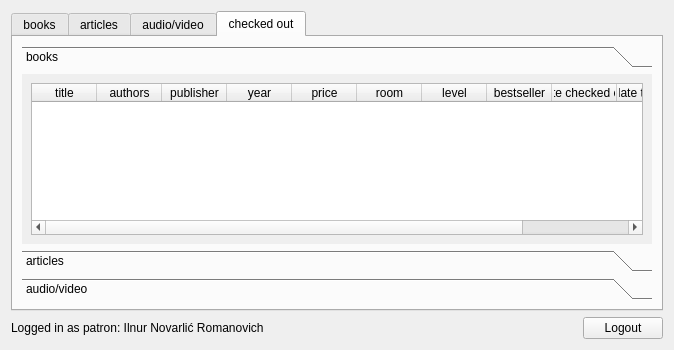
<?xml version="1.0" encoding="UTF-8"?>
<ui version="4.0">
 <class>Patron</class>
 <widget class="QWidget" name="Patron">
  <property name="geometry">
   <rect>
    <x>0</x>
    <y>0</y>
    <width>674</width>
    <height>350</height>
   </rect>
  </property>
  <property name="windowTitle">
   <string>Patron</string>
  </property>
  <layout class="QVBoxLayout" name="verticalLayout">
   <item>
    <widget class="QTabWidget" name="tabWidget">
     <property name="currentIndex">
      <number>3</number>
     </property>
     <widget class="QWidget" name="tab_books">
      <attribute name="title">
       <string>books</string>
      </attribute>
      <layout class="QVBoxLayout" name="verticalLayout_12">
       <item>
        <layout class="QHBoxLayout" name="horizontalLayout_4">
         <item>
          <layout class="QHBoxLayout" name="horizontalLayout">
           <item>
            <layout class="QVBoxLayout" name="verticalLayout_3">
             <item>
              <widget class="QLabel" name="label_16">
               <property name="text">
                <string>author:</string>
               </property>
              </widget>
             </item>
             <item>
              <widget class="QLabel" name="label_12">
               <property name="text">
                <string>keyword:</string>
               </property>
              </widget>
             </item>
             <item>
              <widget class="QLabel" name="label_18">
               <property name="text">
                <string>year:</string>
               </property>
               <property name="alignment">
                <set>Qt::AlignRight|Qt::AlignTrailing|Qt::AlignVCenter</set>
               </property>
              </widget>
             </item>
            </layout>
           </item>
           <item>
            <layout class="QVBoxLayout" name="verticalLayout_4">
             <item>
              <widget class="QLineEdit" name="line_authors_books">
               <property name="sizePolicy">
                <sizepolicy hsizetype="Minimum" vsizetype="Fixed">
                 <horstretch>0</horstretch>
                 <verstretch>0</verstretch>
                </sizepolicy>
               </property>
               <property name="minimumSize">
                <size>
                 <width>236</width>
                 <height>0</height>
                </size>
               </property>
              </widget>
             </item>
             <item>
              <widget class="QLineEdit" name="line_keywords_books">
               <property name="minimumSize">
                <size>
                 <width>236</width>
                 <height>0</height>
                </size>
               </property>
              </widget>
             </item>
             <item>
              <layout class="QHBoxLayout" name="horizontalLayout_2">
               <property name="spacing">
                <number>3</number>
               </property>
               <item>
                <widget class="QLineEdit" name="line_year_books">
                 <property name="sizePolicy">
                  <sizepolicy hsizetype="Fixed" vsizetype="Fixed">
                   <horstretch>0</horstretch>
                   <verstretch>0</verstretch>
                  </sizepolicy>
                 </property>
                 <property name="minimumSize">
                  <size>
                   <width>50</width>
                   <height>0</height>
                  </size>
                 </property>
                 <property name="maximumSize">
                  <size>
                   <width>50</width>
                   <height>16777215</height>
                  </size>
                 </property>
                 <property name="inputMask">
                  <string/>
                 </property>
                 <property name="text">
                  <string/>
                 </property>
                 <property name="maxLength">
                  <number>4</number>
                 </property>
                </widget>
               </item>
               <item>
                <spacer name="horizontalSpacer_2">
                 <property name="orientation">
                  <enum>Qt::Horizontal</enum>
                 </property>
                 <property name="sizeType">
                  <enum>QSizePolicy::Expanding</enum>
                 </property>
                 <property name="sizeHint" stdset="0">
                  <size>
                   <width>1</width>
                   <height>20</height>
                  </size>
                 </property>
                </spacer>
               </item>
               <item>
                <layout class="QHBoxLayout" name="horizontalLayout_11">
                 <item>
                  <widget class="QCheckBox" name="checkbox_bestseller_books">
                   <property name="text">
                    <string>bestseller</string>
                   </property>
                  </widget>
                 </item>
                 <item>
                  <widget class="QCheckBox" name="checkbox_available_books">
                   <property name="text">
                    <string>available</string>
                   </property>
                  </widget>
                 </item>
                </layout>
               </item>
              </layout>
             </item>
            </layout>
           </item>
          </layout>
         </item>
         <item>
          <layout class="QVBoxLayout" name="verticalLayout_2">
           <item>
            <layout class="QFormLayout" name="formLayout_5">
             <property name="labelAlignment">
              <set>Qt::AlignRight|Qt::AlignTrailing|Qt::AlignVCenter</set>
             </property>
             <item row="0" column="0">
              <widget class="QLabel" name="label_17">
               <property name="text">
                <string>title</string>
               </property>
               <property name="alignment">
                <set>Qt::AlignRight|Qt::AlignTrailing|Qt::AlignVCenter</set>
               </property>
              </widget>
             </item>
             <item row="0" column="1">
              <widget class="QLineEdit" name="line_title_books"/>
             </item>
             <item row="1" column="0">
              <widget class="QLabel" name="label_14">
               <property name="text">
                <string>publisher:</string>
               </property>
               <property name="alignment">
                <set>Qt::AlignRight|Qt::AlignTrailing|Qt::AlignVCenter</set>
               </property>
              </widget>
             </item>
             <item row="1" column="1">
              <widget class="QLineEdit" name="line_publisher_books"/>
             </item>
            </layout>
           </item>
           <item>
            <layout class="QHBoxLayout" name="horizontalLayout_3">
             <item>
              <spacer name="horizontalSpacer_3">
               <property name="orientation">
                <enum>Qt::Horizontal</enum>
               </property>
               <property name="sizeHint" stdset="0">
                <size>
                 <width>40</width>
                 <height>20</height>
                </size>
               </property>
              </spacer>
             </item>
             <item>
              <widget class="QCheckBox" name="checkbox_criteria_books">
               <property name="text">
                <string>all criteria must be satisfied</string>
               </property>
              </widget>
             </item>
             <item>
              <widget class="QPushButton" name="button_search_books">
               <property name="text">
                <string>search</string>
               </property>
              </widget>
             </item>
            </layout>
           </item>
          </layout>
         </item>
        </layout>
       </item>
       <item>
        <widget class="QTableWidget" name="table_search_books">
         <property name="enabled">
          <bool>true</bool>
         </property>
         <property name="sizePolicy">
          <sizepolicy hsizetype="Expanding" vsizetype="Expanding">
           <horstretch>0</horstretch>
           <verstretch>0</verstretch>
          </sizepolicy>
         </property>
         <property name="autoFillBackground">
          <bool>false</bool>
         </property>
         <property name="sizeAdjustPolicy">
          <enum>QAbstractScrollArea::AdjustIgnored</enum>
         </property>
         <property name="editTriggers">
          <set>QAbstractItemView::NoEditTriggers</set>
         </property>
         <property name="sortingEnabled">
          <bool>true</bool>
         </property>
         <attribute name="horizontalHeaderCascadingSectionResizes">
          <bool>false</bool>
         </attribute>
         <attribute name="horizontalHeaderDefaultSectionSize">
          <number>65</number>
         </attribute>
         <attribute name="horizontalHeaderStretchLastSection">
          <bool>false</bool>
         </attribute>
         <attribute name="verticalHeaderCascadingSectionResizes">
          <bool>false</bool>
         </attribute>
         <attribute name="verticalHeaderStretchLastSection">
          <bool>false</bool>
         </attribute>
         <column>
          <property name="text">
           <string>title</string>
          </property>
         </column>
         <column>
          <property name="text">
           <string>authors</string>
          </property>
         </column>
         <column>
          <property name="text">
           <string>publisher</string>
          </property>
         </column>
         <column>
          <property name="text">
           <string>year</string>
          </property>
         </column>
         <column>
          <property name="text">
           <string>price</string>
          </property>
         </column>
         <column>
          <property name="text">
           <string>room</string>
          </property>
         </column>
         <column>
          <property name="text">
           <string>level</string>
          </property>
         </column>
         <column>
          <property name="text">
           <string>copies</string>
          </property>
         </column>
         <column>
          <property name="text">
           <string>bestseller</string>
          </property>
         </column>
         <column>
          <property name="text">
           <string>check out</string>
          </property>
         </column>
        </widget>
       </item>
      </layout>
     </widget>
     <widget class="QWidget" name="tab_articles">
      <attribute name="title">
       <string>articles</string>
      </attribute>
      <layout class="QVBoxLayout" name="verticalLayout_9">
       <item>
        <layout class="QHBoxLayout" name="horizontalLayout_9">
         <item>
          <layout class="QFormLayout" name="formLayout_2">
           <property name="labelAlignment">
            <set>Qt::AlignRight|Qt::AlignTrailing|Qt::AlignVCenter</set>
           </property>
           <item row="0" column="0">
            <widget class="QLabel" name="label_6">
             <property name="text">
              <string>author:</string>
             </property>
            </widget>
           </item>
           <item row="0" column="1">
            <widget class="QLineEdit" name="line_author_articles">
             <property name="sizePolicy">
              <sizepolicy hsizetype="Minimum" vsizetype="Fixed">
               <horstretch>0</horstretch>
               <verstretch>0</verstretch>
              </sizepolicy>
             </property>
            </widget>
           </item>
           <item row="1" column="0">
            <widget class="QLabel" name="label_10">
             <property name="text">
              <string>keyword:</string>
             </property>
            </widget>
           </item>
           <item row="1" column="1">
            <widget class="QLineEdit" name="line_keywords_articles">
             <property name="sizePolicy">
              <sizepolicy hsizetype="Expanding" vsizetype="Fixed">
               <horstretch>0</horstretch>
               <verstretch>0</verstretch>
              </sizepolicy>
             </property>
            </widget>
           </item>
           <item row="2" column="0">
            <widget class="QLabel" name="label_11">
             <property name="text">
              <string>editors:</string>
             </property>
            </widget>
           </item>
           <item row="2" column="1">
            <widget class="QLineEdit" name="line_editors_articles">
             <property name="sizePolicy">
              <sizepolicy hsizetype="Expanding" vsizetype="Fixed">
               <horstretch>0</horstretch>
               <verstretch>0</verstretch>
              </sizepolicy>
             </property>
            </widget>
           </item>
           <item row="3" column="0">
            <widget class="QLabel" name="label_13">
             <property name="text">
              <string>journal:</string>
             </property>
            </widget>
           </item>
           <item row="3" column="1">
            <widget class="QLineEdit" name="line_journal_articles">
             <property name="sizePolicy">
              <sizepolicy hsizetype="Expanding" vsizetype="Fixed">
               <horstretch>0</horstretch>
               <verstretch>0</verstretch>
              </sizepolicy>
             </property>
            </widget>
           </item>
          </layout>
         </item>
         <item>
          <layout class="QVBoxLayout" name="verticalLayout_8">
           <item>
            <layout class="QHBoxLayout" name="horizontalLayout_7">
             <item>
              <layout class="QVBoxLayout" name="verticalLayout_6">
               <item>
                <widget class="QLabel" name="label_7">
                 <property name="text">
                  <string>title:</string>
                 </property>
                 <property name="alignment">
                  <set>Qt::AlignRight|Qt::AlignTrailing|Qt::AlignVCenter</set>
                 </property>
                </widget>
               </item>
               <item>
                <widget class="QLabel" name="label_8">
                 <property name="text">
                  <string>publisher:</string>
                 </property>
                 <property name="alignment">
                  <set>Qt::AlignRight|Qt::AlignTrailing|Qt::AlignVCenter</set>
                 </property>
                </widget>
               </item>
               <item>
                <widget class="QLabel" name="label_9">
                 <property name="text">
                  <string>year:</string>
                 </property>
                 <property name="alignment">
                  <set>Qt::AlignRight|Qt::AlignTrailing|Qt::AlignVCenter</set>
                 </property>
                </widget>
               </item>
              </layout>
             </item>
             <item>
              <layout class="QVBoxLayout" name="verticalLayout_7">
               <item>
                <widget class="QLineEdit" name="line_title_articles"/>
               </item>
               <item>
                <widget class="QLineEdit" name="line_publisher_articles"/>
               </item>
               <item>
                <layout class="QHBoxLayout" name="horizontalLayout_6">
                 <property name="spacing">
                  <number>3</number>
                 </property>
                 <item>
                  <widget class="QLineEdit" name="line_year_articles">
                   <property name="sizePolicy">
                    <sizepolicy hsizetype="Fixed" vsizetype="Fixed">
                     <horstretch>0</horstretch>
                     <verstretch>0</verstretch>
                    </sizepolicy>
                   </property>
                   <property name="minimumSize">
                    <size>
                     <width>25</width>
                     <height>0</height>
                    </size>
                   </property>
                   <property name="maximumSize">
                    <size>
                     <width>50</width>
                     <height>16777215</height>
                    </size>
                   </property>
                   <property name="inputMask">
                    <string>9999</string>
                   </property>
                   <property name="text">
                    <string/>
                   </property>
                  </widget>
                 </item>
                 <item>
                  <layout class="QHBoxLayout" name="horizontalLayout_10">
                   <item>
                    <widget class="QLabel" name="label_19">
                     <property name="text">
                      <string>month:</string>
                     </property>
                    </widget>
                   </item>
                   <item>
                    <widget class="QComboBox" name="comboBox">
                     <property name="sizePolicy">
                      <sizepolicy hsizetype="Maximum" vsizetype="Fixed">
                       <horstretch>0</horstretch>
                       <verstretch>0</verstretch>
                      </sizepolicy>
                     </property>
                     <property name="layoutDirection">
                      <enum>Qt::LeftToRight</enum>
                     </property>
                     <item>
                      <property name="text">
                       <string/>
                      </property>
                     </item>
                     <item>
                      <property name="text">
                       <string>January</string>
                      </property>
                     </item>
                     <item>
                      <property name="text">
                       <string>February</string>
                      </property>
                     </item>
                     <item>
                      <property name="text">
                       <string>March</string>
                      </property>
                     </item>
                     <item>
                      <property name="text">
                       <string>April</string>
                      </property>
                     </item>
                     <item>
                      <property name="text">
                       <string>May</string>
                      </property>
                     </item>
                     <item>
                      <property name="text">
                       <string>June</string>
                      </property>
                     </item>
                     <item>
                      <property name="text">
                       <string>July</string>
                      </property>
                     </item>
                     <item>
                      <property name="text">
                       <string>August</string>
                      </property>
                     </item>
                     <item>
                      <property name="text">
                       <string>September</string>
                      </property>
                     </item>
                     <item>
                      <property name="text">
                       <string>October</string>
                      </property>
                     </item>
                     <item>
                      <property name="text">
                       <string>November</string>
                      </property>
                     </item>
                     <item>
                      <property name="text">
                       <string>December</string>
                      </property>
                     </item>
                    </widget>
                   </item>
                   <item>
                    <spacer name="horizontalSpacer_4">
                     <property name="orientation">
                      <enum>Qt::Horizontal</enum>
                     </property>
                     <property name="sizeHint" stdset="0">
                      <size>
                       <width>1</width>
                       <height>20</height>
                      </size>
                     </property>
                    </spacer>
                   </item>
                  </layout>
                 </item>
                 <item>
                  <widget class="QCheckBox" name="checkbox_available_articles">
                   <property name="text">
                    <string>available</string>
                   </property>
                  </widget>
                 </item>
                </layout>
               </item>
              </layout>
             </item>
            </layout>
           </item>
           <item>
            <layout class="QHBoxLayout" name="horizontalLayout_8">
             <item>
              <spacer name="horizontalSpacer_5">
               <property name="orientation">
                <enum>Qt::Horizontal</enum>
               </property>
               <property name="sizeHint" stdset="0">
                <size>
                 <width>40</width>
                 <height>20</height>
                </size>
               </property>
              </spacer>
             </item>
             <item>
              <widget class="QCheckBox" name="checkbox_criteria_articles">
               <property name="text">
                <string>all criteria must be satisfied</string>
               </property>
              </widget>
             </item>
             <item>
              <widget class="QPushButton" name="button_search_articles">
               <property name="text">
                <string>search</string>
               </property>
              </widget>
             </item>
            </layout>
           </item>
          </layout>
         </item>
        </layout>
       </item>
       <item>
        <widget class="QTableWidget" name="table_search_articles">
         <attribute name="horizontalHeaderDefaultSectionSize">
          <number>65</number>
         </attribute>
         <column>
          <property name="text">
           <string>title</string>
          </property>
         </column>
         <column>
          <property name="text">
           <string>authors</string>
          </property>
         </column>
         <column>
          <property name="text">
           <string>publisher</string>
          </property>
         </column>
         <column>
          <property name="text">
           <string>journal</string>
          </property>
         </column>
         <column>
          <property name="text">
           <string>editors</string>
          </property>
         </column>
         <column>
          <property name="text">
           <string>year</string>
          </property>
         </column>
         <column>
          <property name="text">
           <string>month</string>
          </property>
         </column>
         <column>
          <property name="text">
           <string>price</string>
          </property>
         </column>
         <column>
          <property name="text">
           <string>room</string>
          </property>
         </column>
         <column>
          <property name="text">
           <string>level</string>
          </property>
         </column>
         <column>
          <property name="text">
           <string>copies</string>
          </property>
         </column>
         <column>
          <property name="text">
           <string>check out</string>
          </property>
         </column>
        </widget>
       </item>
      </layout>
     </widget>
     <widget class="QWidget" name="tab_vas">
      <attribute name="title">
       <string>audio/video</string>
      </attribute>
      <layout class="QVBoxLayout" name="verticalLayout_11">
       <item>
        <layout class="QHBoxLayout" name="horizontalLayout_14">
         <item>
          <layout class="QVBoxLayout" name="verticalLayout_5">
           <item>
            <layout class="QFormLayout" name="formLayout_3">
             <property name="fieldGrowthPolicy">
              <enum>QFormLayout::AllNonFixedFieldsGrow</enum>
             </property>
             <item row="0" column="0">
              <widget class="QLabel" name="label_24">
               <property name="text">
                <string>author:</string>
               </property>
              </widget>
             </item>
             <item row="0" column="1">
              <widget class="QLineEdit" name="line_authors_va"/>
             </item>
             <item row="1" column="0">
              <widget class="QLabel" name="label_21">
               <property name="text">
                <string>keyword:</string>
               </property>
              </widget>
             </item>
             <item row="1" column="1">
              <widget class="QLineEdit" name="line_keywords_va"/>
             </item>
            </layout>
           </item>
           <item>
            <layout class="QHBoxLayout" name="horizontalLayout_13">
             <item>
              <widget class="QCheckBox" name="checkbox_available_va">
               <property name="text">
                <string>available</string>
               </property>
              </widget>
             </item>
             <item>
              <spacer name="horizontalSpacer_6">
               <property name="orientation">
                <enum>Qt::Horizontal</enum>
               </property>
               <property name="sizeHint" stdset="0">
                <size>
                 <width>40</width>
                 <height>20</height>
                </size>
               </property>
              </spacer>
             </item>
            </layout>
           </item>
          </layout>
         </item>
         <item>
          <layout class="QVBoxLayout" name="verticalLayout_10">
           <item>
            <layout class="QFormLayout" name="formLayout_4">
             <item row="0" column="0">
              <widget class="QLabel" name="label_22">
               <property name="text">
                <string>title:</string>
               </property>
              </widget>
             </item>
             <item row="0" column="1">
              <widget class="QLineEdit" name="line_title_va"/>
             </item>
             <item row="1" column="0">
              <widget class="QLabel" name="label_25">
               <property name="text">
                <string>publisher:</string>
               </property>
              </widget>
             </item>
             <item row="1" column="1">
              <widget class="QLineEdit" name="line_publisher_va"/>
             </item>
            </layout>
           </item>
           <item>
            <layout class="QHBoxLayout" name="horizontalLayout_12">
             <item>
              <widget class="QCheckBox" name="checkbox_criteria_va">
               <property name="text">
                <string>all criteria must be satisfied</string>
               </property>
              </widget>
             </item>
             <item>
              <spacer name="horizontalSpacer_7">
               <property name="orientation">
                <enum>Qt::Horizontal</enum>
               </property>
               <property name="sizeType">
                <enum>QSizePolicy::Expanding</enum>
               </property>
               <property name="sizeHint" stdset="0">
                <size>
                 <width>1</width>
                 <height>20</height>
                </size>
               </property>
              </spacer>
             </item>
             <item>
              <widget class="QPushButton" name="button_search_va">
               <property name="text">
                <string>search</string>
               </property>
              </widget>
             </item>
            </layout>
           </item>
          </layout>
         </item>
        </layout>
       </item>
       <item>
        <widget class="QTableWidget" name="table_search_va">
         <attribute name="horizontalHeaderDefaultSectionSize">
          <number>65</number>
         </attribute>
         <column>
          <property name="text">
           <string>title</string>
          </property>
         </column>
         <column>
          <property name="text">
           <string>authors</string>
          </property>
         </column>
         <column>
          <property name="text">
           <string>price</string>
          </property>
         </column>
         <column>
          <property name="text">
           <string>room</string>
          </property>
         </column>
         <column>
          <property name="text">
           <string>level</string>
          </property>
         </column>
         <column>
          <property name="text">
           <string>copies</string>
          </property>
         </column>
         <column>
          <property name="text">
           <string>check out</string>
          </property>
         </column>
        </widget>
       </item>
      </layout>
     </widget>
     <widget class="QWidget" name="tab_checked_out">
      <attribute name="title">
       <string>checked out</string>
      </attribute>
      <layout class="QVBoxLayout" name="verticalLayout_13">
       <item>
        <widget class="QToolBox" name="toolBox">
         <property name="sizePolicy">
          <sizepolicy hsizetype="Expanding" vsizetype="Expanding">
           <horstretch>0</horstretch>
           <verstretch>0</verstretch>
          </sizepolicy>
         </property>
         <property name="currentIndex">
          <number>0</number>
         </property>
         <widget class="QWidget" name="page_books">
          <property name="geometry">
           <rect>
            <x>0</x>
            <y>0</y>
            <width>632</width>
            <height>176</height>
           </rect>
          </property>
          <attribute name="label">
           <string>books</string>
          </attribute>
          <layout class="QVBoxLayout" name="verticalLayout_14">
           <item>
            <widget class="QTableWidget" name="table_my_books">
             <property name="sizePolicy">
              <sizepolicy hsizetype="Expanding" vsizetype="Expanding">
               <horstretch>0</horstretch>
               <verstretch>0</verstretch>
              </sizepolicy>
             </property>
             <property name="sizeAdjustPolicy">
              <enum>QAbstractScrollArea::AdjustIgnored</enum>
             </property>
             <attribute name="horizontalHeaderCascadingSectionResizes">
              <bool>false</bool>
             </attribute>
             <attribute name="horizontalHeaderDefaultSectionSize">
              <number>65</number>
             </attribute>
             <attribute name="horizontalHeaderStretchLastSection">
              <bool>false</bool>
             </attribute>
             <attribute name="verticalHeaderCascadingSectionResizes">
              <bool>false</bool>
             </attribute>
             <attribute name="verticalHeaderStretchLastSection">
              <bool>false</bool>
             </attribute>
             <column>
              <property name="text">
               <string>title</string>
              </property>
             </column>
             <column>
              <property name="text">
               <string>authors</string>
              </property>
             </column>
             <column>
              <property name="text">
               <string>publisher</string>
              </property>
             </column>
             <column>
              <property name="text">
               <string>year</string>
              </property>
             </column>
             <column>
              <property name="text">
               <string>price</string>
              </property>
             </column>
             <column>
              <property name="text">
               <string>room</string>
              </property>
             </column>
             <column>
              <property name="text">
               <string>level</string>
              </property>
             </column>
             <column>
              <property name="text">
               <string>bestseller</string>
              </property>
             </column>
             <column>
              <property name="text">
               <string>date checked out</string>
              </property>
             </column>
             <column>
              <property name="text">
               <string>date to return</string>
              </property>
             </column>
             <column>
              <property name="text">
               <string>renew</string>
              </property>
             </column>
            </widget>
           </item>
          </layout>
         </widget>
         <widget class="QWidget" name="page_articles">
          <property name="geometry">
           <rect>
            <x>0</x>
            <y>0</y>
            <width>89</width>
            <height>89</height>
           </rect>
          </property>
          <attribute name="label">
           <string>articles</string>
          </attribute>
          <layout class="QVBoxLayout" name="verticalLayout_15">
           <item>
            <widget class="QTableWidget" name="table_my_articles">
             <attribute name="horizontalHeaderDefaultSectionSize">
              <number>65</number>
             </attribute>
             <column>
              <property name="text">
               <string>title</string>
              </property>
             </column>
             <column>
              <property name="text">
               <string>authors</string>
              </property>
             </column>
             <column>
              <property name="text">
               <string>publisher</string>
              </property>
             </column>
             <column>
              <property name="text">
               <string>journal</string>
              </property>
             </column>
             <column>
              <property name="text">
               <string>editors</string>
              </property>
             </column>
             <column>
              <property name="text">
               <string>year</string>
              </property>
             </column>
             <column>
              <property name="text">
               <string>month</string>
              </property>
             </column>
             <column>
              <property name="text">
               <string>price</string>
              </property>
             </column>
             <column>
              <property name="text">
               <string>room</string>
              </property>
             </column>
             <column>
              <property name="text">
               <string>level</string>
              </property>
             </column>
             <column>
              <property name="text">
               <string>date checked out</string>
              </property>
             </column>
             <column>
              <property name="text">
               <string>date to return</string>
              </property>
             </column>
             <column>
              <property name="text">
               <string>renew</string>
              </property>
             </column>
             <column>
              <property name="text">
               <string>return</string>
              </property>
             </column>
            </widget>
           </item>
          </layout>
         </widget>
         <widget class="QWidget" name="page_vas">
          <property name="geometry">
           <rect>
            <x>0</x>
            <y>0</y>
            <width>89</width>
            <height>89</height>
           </rect>
          </property>
          <attribute name="label">
           <string>audio/video</string>
          </attribute>
          <layout class="QVBoxLayout" name="verticalLayout_16">
           <item>
            <widget class="QTableWidget" name="table_my_vas">
             <attribute name="horizontalHeaderDefaultSectionSize">
              <number>65</number>
             </attribute>
             <column>
              <property name="text">
               <string>title</string>
              </property>
             </column>
             <column>
              <property name="text">
               <string>authors</string>
              </property>
             </column>
             <column>
              <property name="text">
               <string>price</string>
              </property>
             </column>
             <column>
              <property name="text">
               <string>room</string>
              </property>
             </column>
             <column>
              <property name="text">
               <string>level</string>
              </property>
             </column>
             <column>
              <property name="text">
               <string>date checked out</string>
              </property>
             </column>
             <column>
              <property name="text">
               <string>date to return</string>
              </property>
             </column>
             <column>
              <property name="text">
               <string>renew</string>
              </property>
             </column>
             <column>
              <property name="text">
               <string>return</string>
              </property>
             </column>
            </widget>
           </item>
          </layout>
         </widget>
        </widget>
       </item>
      </layout>
     </widget>
    </widget>
   </item>
   <item>
    <layout class="QHBoxLayout" name="horizontalLayout_5">
     <item>
      <widget class="QLabel" name="status">
       <property name="text">
        <string>Logged in as patron: Ilnur Novarlić Romanovich</string>
       </property>
      </widget>
     </item>
     <item>
      <spacer name="horizontalSpacer">
       <property name="orientation">
        <enum>Qt::Horizontal</enum>
       </property>
       <property name="sizeHint" stdset="0">
        <size>
         <width>40</width>
         <height>20</height>
        </size>
       </property>
      </spacer>
     </item>
     <item>
      <widget class="QPushButton" name="button_logout">
       <property name="text">
        <string>Logout</string>
       </property>
      </widget>
     </item>
    </layout>
   </item>
  </layout>
 </widget>
 <resources/>
 <connections/>
</ui>
